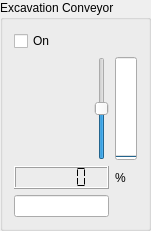
        <widget class="QGroupBox" name="groupBox_6">
         <property name="geometry">
          <rect>
           <x>480</x>
           <y>300</y>
           <width>151</width>
           <height>231</height>
          </rect>
         </property>
         <property name="sizePolicy">
          <sizepolicy hsizetype="Preferred" vsizetype="Preferred">
           <horstretch>1</horstretch>
           <verstretch>1</verstretch>
          </sizepolicy>
         </property>
         <property name="focusPolicy">
          <enum>Qt::NoFocus</enum>
         </property>
         <property name="title">
          <string>Excavation Conveyor</string>
         </property>
         <layout class="QGridLayout" name="gridLayout_7">
          <item row="1" column="2">
           <widget class="QSlider" name="slider_ExcavationConveyor">
            <property name="minimumSize">
             <size>
              <width>0</width>
              <height>100</height>
             </size>
            </property>
            <property name="focusPolicy">
             <enum>Qt::NoFocus</enum>
            </property>
            <property name="minimum">
             <number>-100</number>
            </property>
            <property name="maximum">
             <number>100</number>
            </property>
            <property name="value">
             <number>0</number>
            </property>
            <property name="sliderPosition">
             <number>0</number>
            </property>
            <property name="orientation">
             <enum>Qt::Vertical</enum>
            </property>
           </widget>
          </item>
          <item row="1" column="0">
           <spacer name="verticalSpacer_15">
            <property name="orientation">
             <enum>Qt::Vertical</enum>
            </property>
            <property name="sizeHint" stdset="0">
             <size>
              <width>20</width>
              <height>40</height>
             </size>
            </property>
           </spacer>
          </item>
          <item row="1" column="3">
           <widget class="QProgressBar" name="progressBar_ExcavationConveyor">
            <property name="sizePolicy">
             <sizepolicy hsizetype="Fixed" vsizetype="Expanding">
              <horstretch>0</horstretch>
              <verstretch>0</verstretch>
             </sizepolicy>
            </property>
            <property name="value">
             <number>0</number>
            </property>
            <property name="orientation">
             <enum>Qt::Vertical</enum>
            </property>
           </widget>
          </item>
          <item row="0" column="0" colspan="3">
           <widget class="QCheckBox" name="checkBox_ExcavationConveyor">
            <property name="focusPolicy">
             <enum>Qt::NoFocus</enum>
            </property>
            <property name="text">
             <string>On</string>
            </property>
           </widget>
          </item>
          <item row="2" column="0" colspan="3">
           <widget class="QLCDNumber" name="lcdNumber_ExcavationConveyor">
            <property name="segmentStyle">
             <enum>QLCDNumber::Flat</enum>
            </property>
           </widget>
          </item>
          <item row="2" column="3">
           <widget class="QLabel" name="label_2">
            <property name="text">
             <string>%</string>
            </property>
           </widget>
          </item>
          <item row="3" column="0" colspan="3">
           <widget class="IntEdit" name="lineEdit_ExcavationConveyor"/>
          </item>
         </layout>
        </widget>
